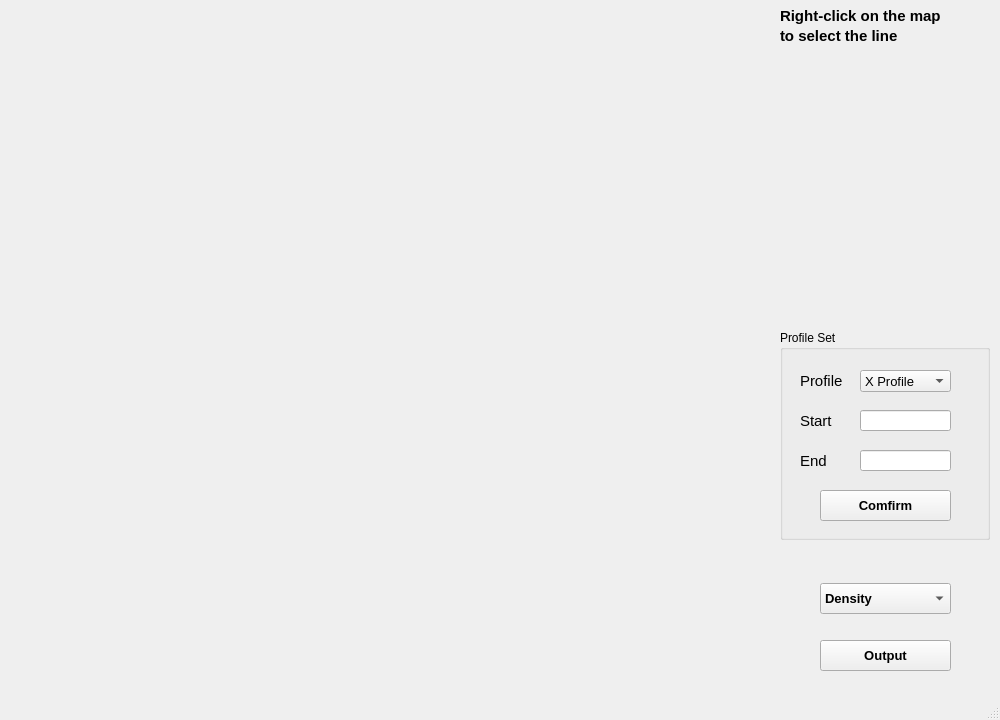
<?xml version="1.0" encoding="UTF-8"?>
<ui version="4.0">
 <class>Profile</class>
 <widget class="QMainWindow" name="Profile">
  <property name="geometry">
   <rect>
    <x>0</x>
    <y>0</y>
    <width>1000</width>
    <height>720</height>
   </rect>
  </property>
  <property name="windowTitle">
   <string>MainWindow</string>
  </property>
  <widget class="QWidget" name="centralwidget">
   <widget class="QLabel" name="label_5">
    <property name="geometry">
     <rect>
      <x>780</x>
      <y>20</y>
      <width>171</width>
      <height>31</height>
     </rect>
    </property>
    <property name="font">
     <font>
      <pointsize>11</pointsize>
      <bold>true</bold>
     </font>
    </property>
    <property name="text">
     <string>to select the line</string>
    </property>
   </widget>
   <widget class="QGroupBox" name="groupBox">
    <property name="geometry">
     <rect>
      <x>780</x>
      <y>330</y>
      <width>210</width>
      <height>210</height>
     </rect>
    </property>
    <property name="title">
     <string>Profile Set</string>
    </property>
    <widget class="QComboBox" name="comboBox">
     <property name="geometry">
      <rect>
       <x>80</x>
       <y>40</y>
       <width>91</width>
       <height>22</height>
      </rect>
     </property>
     <property name="font">
      <font>
       <pointsize>10</pointsize>
      </font>
     </property>
     <item>
      <property name="text">
       <string>X Profile</string>
      </property>
     </item>
     <item>
      <property name="text">
       <string>Y Profile</string>
      </property>
     </item>
     <item>
      <property name="text">
       <string>Z Profile</string>
      </property>
     </item>
    </widget>
    <widget class="QLabel" name="label_23">
     <property name="geometry">
      <rect>
       <x>20</x>
       <y>40</y>
       <width>61</width>
       <height>21</height>
      </rect>
     </property>
     <property name="font">
      <font>
       <pointsize>11</pointsize>
      </font>
     </property>
     <property name="text">
      <string>Profile</string>
     </property>
    </widget>
    <widget class="QLineEdit" name="StartPointEdit">
     <property name="geometry">
      <rect>
       <x>80</x>
       <y>80</y>
       <width>91</width>
       <height>21</height>
      </rect>
     </property>
     <property name="font">
      <font>
       <pointsize>10</pointsize>
      </font>
     </property>
    </widget>
    <widget class="QLineEdit" name="EndPointEdit">
     <property name="geometry">
      <rect>
       <x>80</x>
       <y>120</y>
       <width>91</width>
       <height>21</height>
      </rect>
     </property>
     <property name="font">
      <font>
       <pointsize>10</pointsize>
      </font>
     </property>
    </widget>
    <widget class="QLabel" name="label_24">
     <property name="geometry">
      <rect>
       <x>20</x>
       <y>80</y>
       <width>41</width>
       <height>21</height>
      </rect>
     </property>
     <property name="font">
      <font>
       <pointsize>11</pointsize>
      </font>
     </property>
     <property name="text">
      <string>Start </string>
     </property>
    </widget>
    <widget class="QLabel" name="label_25">
     <property name="geometry">
      <rect>
       <x>20</x>
       <y>120</y>
       <width>41</width>
       <height>21</height>
      </rect>
     </property>
     <property name="font">
      <font>
       <pointsize>11</pointsize>
      </font>
     </property>
     <property name="text">
      <string>End</string>
     </property>
    </widget>
    <widget class="QPushButton" name="ComfirmBtn">
     <property name="geometry">
      <rect>
       <x>40</x>
       <y>160</y>
       <width>131</width>
       <height>31</height>
      </rect>
     </property>
     <property name="font">
      <font>
       <pointsize>10</pointsize>
       <bold>true</bold>
      </font>
     </property>
     <property name="text">
      <string>Comfirm</string>
     </property>
     <property name="icon">
      <iconset>
       <normaloff>:/new/prefix1/myicon/ok.png</normaloff>:/new/prefix1/myicon/ok.png</iconset>
     </property>
    </widget>
   </widget>
   <widget class="QLabel" name="label_26">
    <property name="geometry">
     <rect>
      <x>780</x>
      <y>0</y>
      <width>171</width>
      <height>31</height>
     </rect>
    </property>
    <property name="font">
     <font>
      <pointsize>11</pointsize>
      <bold>true</bold>
     </font>
    </property>
    <property name="text">
     <string>Right-click on the map</string>
    </property>
   </widget>
   <widget class="QPushButton" name="OutputBtn">
    <property name="geometry">
     <rect>
      <x>820</x>
      <y>640</y>
      <width>131</width>
      <height>31</height>
     </rect>
    </property>
    <property name="font">
     <font>
      <pointsize>10</pointsize>
      <bold>true</bold>
     </font>
    </property>
    <property name="text">
     <string>Output</string>
    </property>
    <property name="icon">
     <iconset>
      <normaloff>:/new/prefix1/myicon/output.png</normaloff>:/new/prefix1/myicon/output.png</iconset>
    </property>
   </widget>
   <widget class="QComboBox" name="datacomboBox">
    <property name="geometry">
     <rect>
      <x>820</x>
      <y>583</y>
      <width>131</width>
      <height>31</height>
     </rect>
    </property>
    <property name="font">
     <font>
      <pointsize>10</pointsize>
      <bold>true</bold>
     </font>
    </property>
    <item>
     <property name="text">
      <string>Density</string>
     </property>
    </item>
    <item>
     <property name="text">
      <string>Magnetization</string>
     </property>
    </item>
   </widget>
  </widget>
  <widget class="QMenuBar" name="menubar">
   <property name="geometry">
    <rect>
     <x>0</x>
     <y>0</y>
     <width>1000</width>
     <height>21</height>
    </rect>
   </property>
  </widget>
  <widget class="QStatusBar" name="statusbar"/>
 </widget>
 <resources/>
 <connections/>
</ui>
